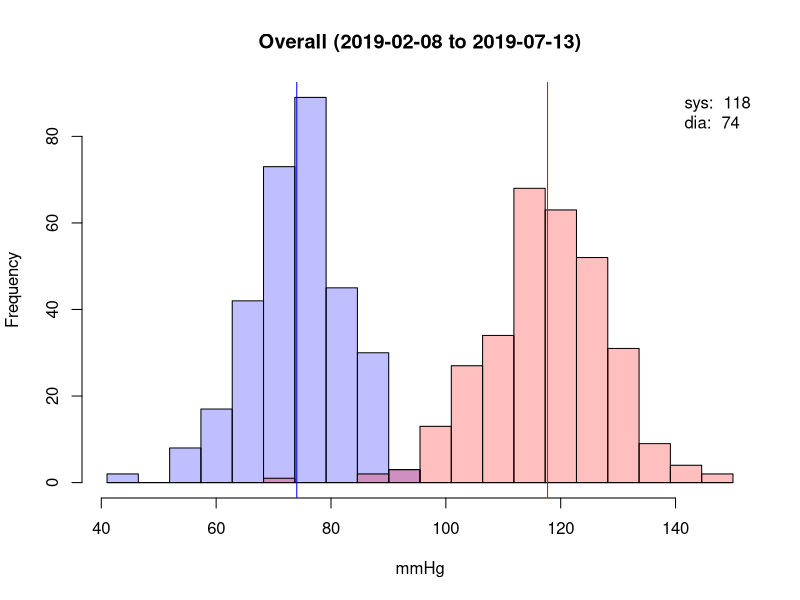
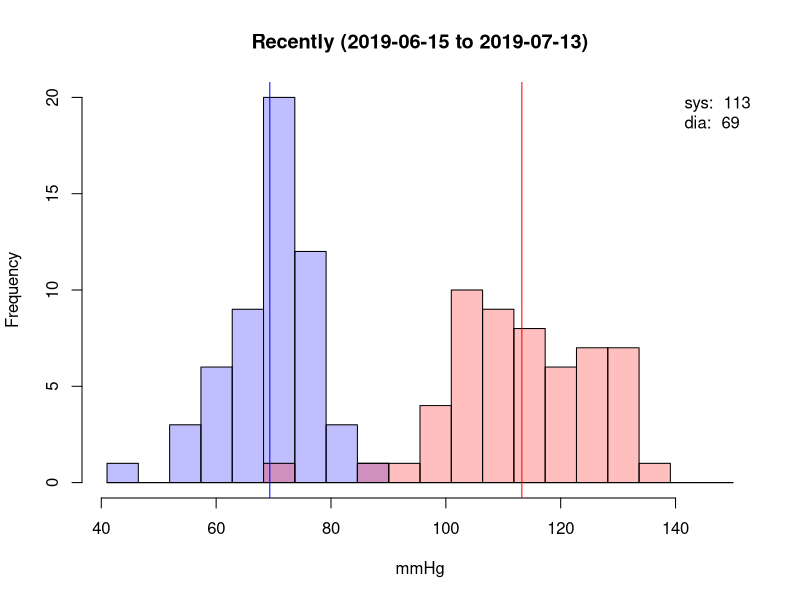
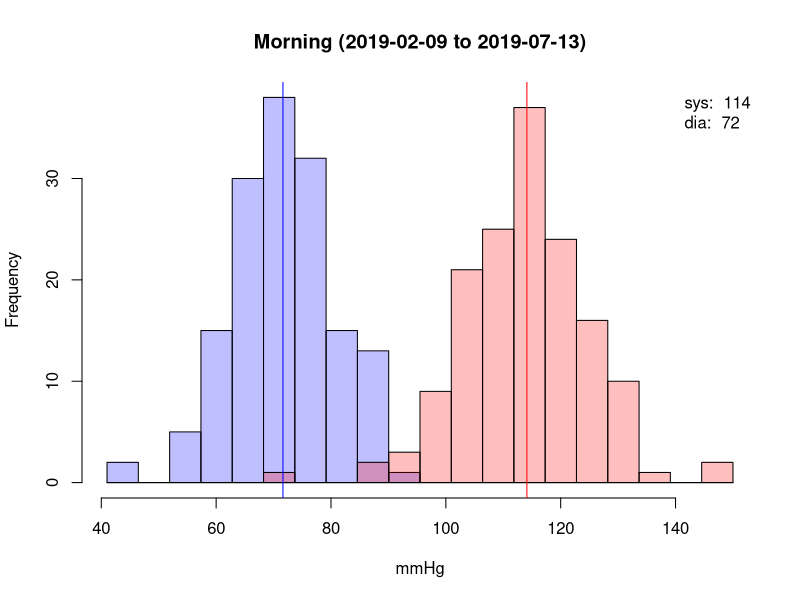
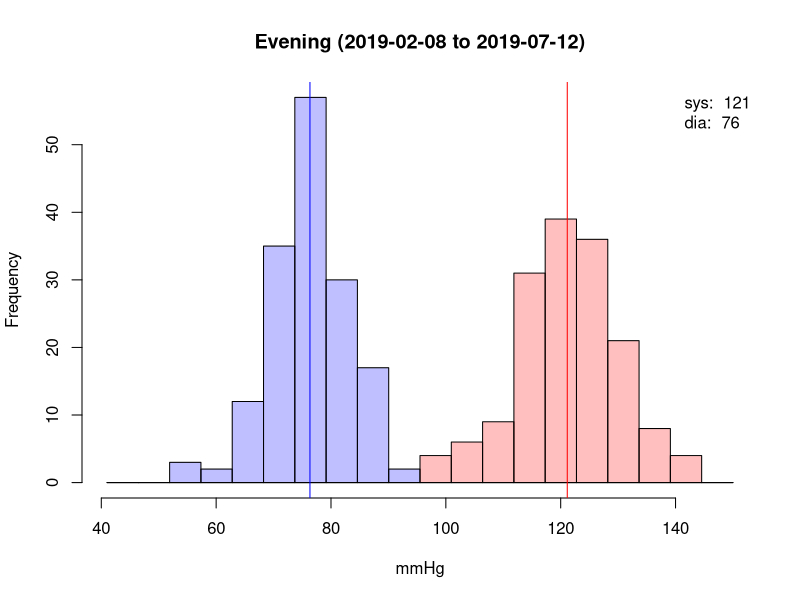
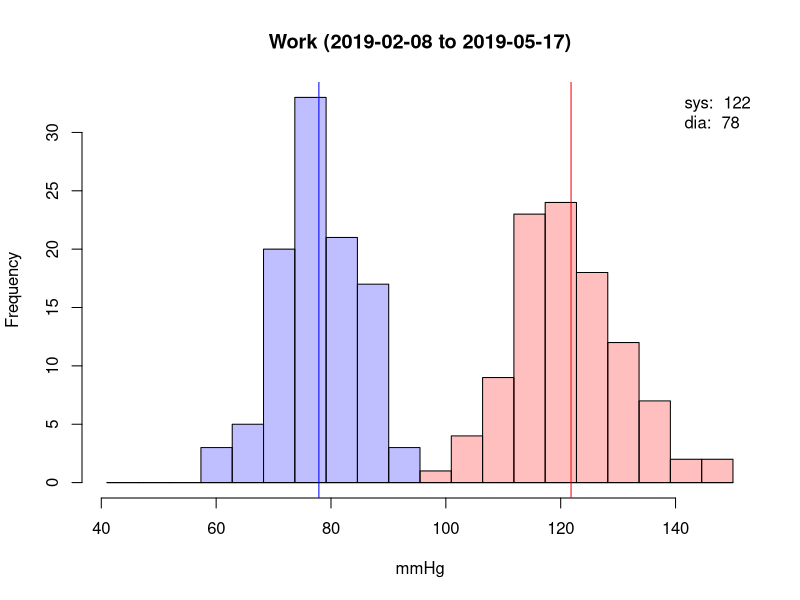
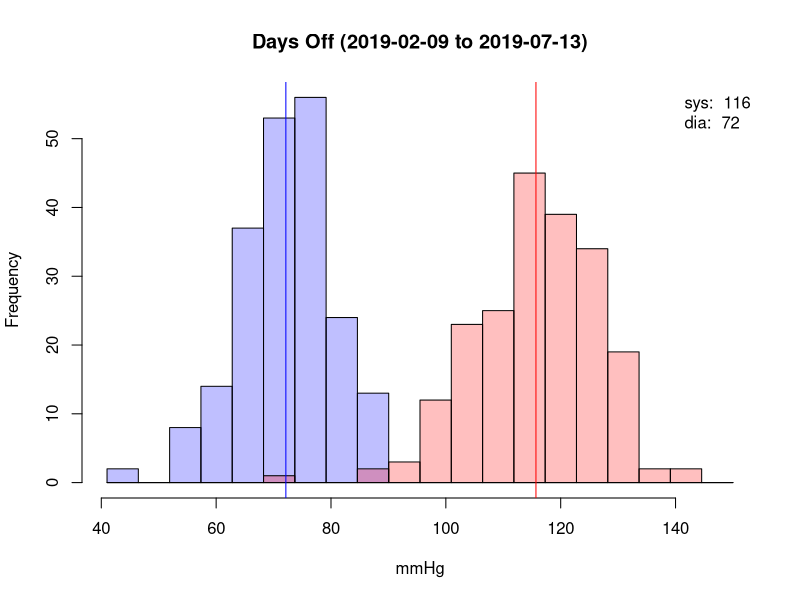
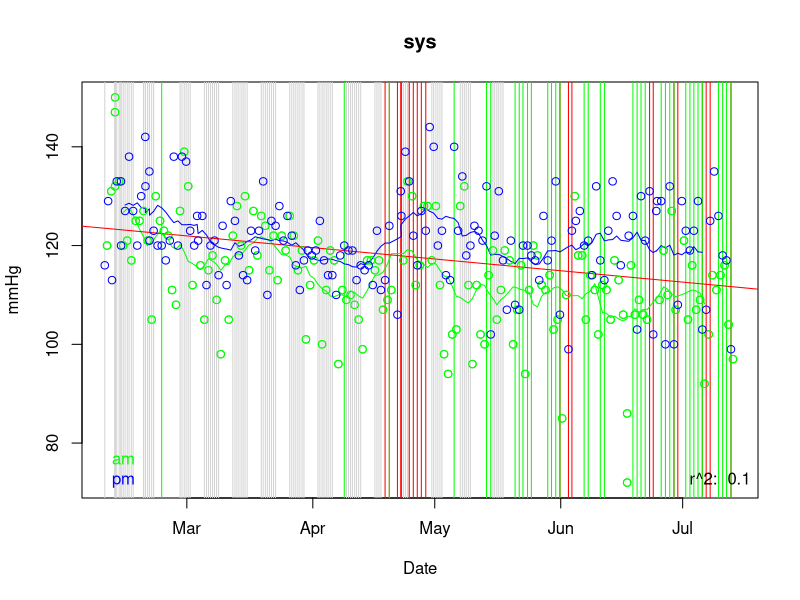
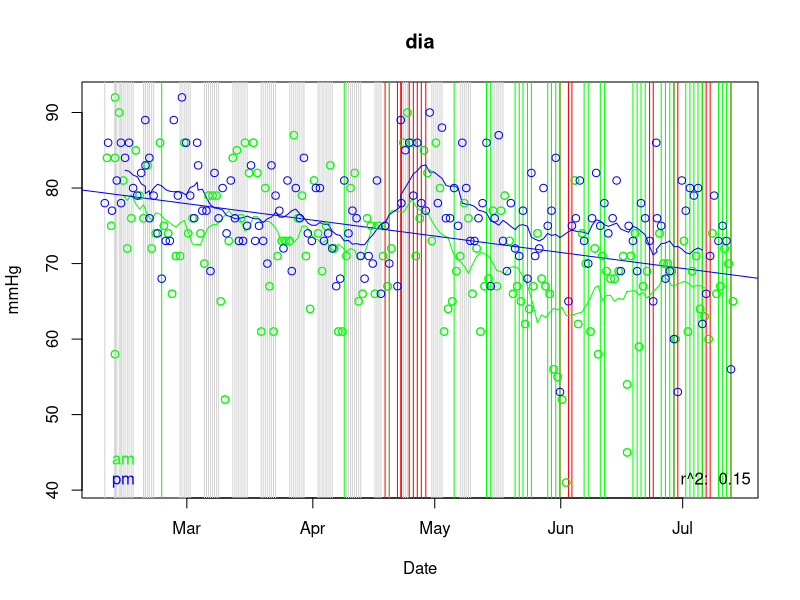

These charts were generated, in order, by the following R code:
## ---- chunk 1
library(lubridate)
## ---- chunk 2
b <- read.csv(file="bp.csv", header=TRUE, sep=",")
b$date <- as.Date(b$date)
f <- read.csv(file="factors.csv", header=TRUE, sep=",")
f$date <- as.Date(f$date)

bp <- merge(b, f, by.x = "date", by.y = "date", all.x = TRUE)
bp[is.na(bp)] <- 0
bp$datetime <- as_datetime(paste(bp$date, bp$time))
mp <- c(min(bp$dia), max(bp$sys))

cdia <- rgb(0,0,1,1/4)
csys <- rgb(1,0,0,1/4)
cpul <- rgb(0,1,0,1/4)
## ---- chunk 3
plot.blood.pressure <- function(bp, title) {
  b <- seq(mp[1], mp[2], by=(mp[2] - mp[1]) / 20)
  hdia <- hist(bp$dia, breaks=b, plot=F)
  hsys <- hist(bp$sys, breaks=b, plot=F)
  mc <- c(0, max(c(hsys$counts, hdia$counts)))
  plot(hdia, col=cdia, xlim=mp, ylim=mc, main = paste(title, " (", min(bp$date), " to ", max(bp$date), ")", sep=""), xlab = "mmHg")
  plot(hsys, col=csys, xlim=mp, ylim=mc, add=T)
  mdia <- mean(bp$dia)
  msys <- mean(bp$sys)
  abline(v=c(msys, mdia), col=c("red","blue"))
  legend("topright", bty="n", legend=c(paste("sys: ", format(msys, digits=2)), paste("dia: ", format(mdia, digits=2))))
}
## ---- chunk 4
plot.blood.pressure(bp, "Overall")
## ---- chunk 5
plot.blood.pressure(bp[max(bp$date) - bp$date <= 28,], "Recently")
## ---- chunk 6
am <- hour(bp$datetime) < 12
plot.blood.pressure(bp[am,], "Morning")
## ---- chunk 7
pm <- hour(bp$datetime) >= 12
plot.blood.pressure(bp[pm,], "Evening")
## ---- chunk 8
plot.blood.pressure(bp[bp$work == 1,], "Work")
## ---- chunk 9
plot.blood.pressure(bp[bp$work == 0,], "Days Off")
## ---- chunk 10
movavg <- function(x, n=14){
  filter(x,rep(1/n,n), sides=2)
}
plot.dates <- function(bp, var, col, yl="mmHg", ma=T) {
  cs <- c("green", "blue")
  dates <- bp$datetime
  points <- bp[,var]
  am <- hour(bp$datetime) < 12
  pm <- !am
  plot(dates[am], points[am], xlab="Date", ylab=yl, main=var, col=cs[1])
  abline(v=dates[bp$work == 1], col="lightgray")
  abline(v=dates[pm & (bp$alcohol == 1)], col="red")
  abline(v=dates[pm & (bp$cycle == 1)], col="green")
  if (ma) {
    lines(dates[am], movavg(points[am]), col=cs[1])
    lines(dates[pm], movavg(points[pm]), col=cs[2])
  }
  sd <- lm(points~dates)
  abline(sd, col=col)
  points(dates[am], points[am], col=cs[1])
  points(dates[pm], points[pm], col=cs[2])
  legend("bottomright", bty="n", legend=paste("r^2: ", format(summary(sd)$r.squared, digits=2)))
  legend("bottomleft", bty="n", legend=c("am", "pm"), text.col = cs, pt.bg=cs)
}
plot.dates(bp, "sys", "red")
plot.dates(bp, "dia", "blue")
## ---- chunk 11
plot(bp$dia, bp$sys, xlab = "Diastolic", ylab="Systolic")
msd <- lm(bp$sys~bp$dia)
abline(msd)
legend("bottomright", bty="n", legend=paste("r^2: ", format(summary(msd)$r.squared, digits=2)))
## ---- chunk 12
plot.pulse <- function(bp, c, title) {
  hpul <- hist(bp$pulse, plot=F)
  plot(hpul, col=c, main = title, xlab = "bpm")
  m <- mean(bp$pulse)
  abline(v=m, col=c)
  legend("topright", bty="n", legend=paste("av: ", format(m, digits=2)))
}
plot.pulse(bp, cpul, "Overall")
## ---- chunk 13
plot.pulse(bp[am & bp$work==1 & bp$alcohol==0,], cpul, "Morning (work)")
## ---- chunk 14
plot.pulse(bp[am & bp$work==0 & bp$alcohol==0,], cpul, "Morning (off)")
## ---- chunk 15
plot.pulse(bp[am & bp$work==1 & bp$alcohol==0,], cpul, "Evening (work)")
## ---- chunk 16
plot.pulse(bp[pm & bp$work==0 & bp$alcohol==0,], cpul, "Evening (off)")
## ---- chunk 17
plot.dates(bp, "pulse", "green", "bpm")
## ---- chunk 18
plot.blood.pressure(bp[bp$datetime < "2019-04-18",], "Alcohol-free")
## ---- chunk 19
plot.dates(bp[bp$datetime < "2019-04-18",], "sys", "red")
## ---- chunk 20
plot.dates(bp[bp$datetime < "2019-04-18",], "dia", "blue")
## ---- chunk 21
plot.dates(bp[bp$datetime < "2019-04-18",], "pulse", "green", "bpm")
## ---- chunk 22
plot.blood.pressure(bp[bp$datetime >= "2019-04-18",], "Alcohol")
## ---- chunk 23
plot.dates(bp[bp$datetime >= "2019-04-18",], "sys", "red")
## ---- chunk 24
plot.dates(bp[bp$datetime >= "2019-04-18",], "dia", "blue")
## ---- chunk 25
plot.dates(bp[bp$datetime >= "2019-04-18",], "pulse", "green", "bpm")
